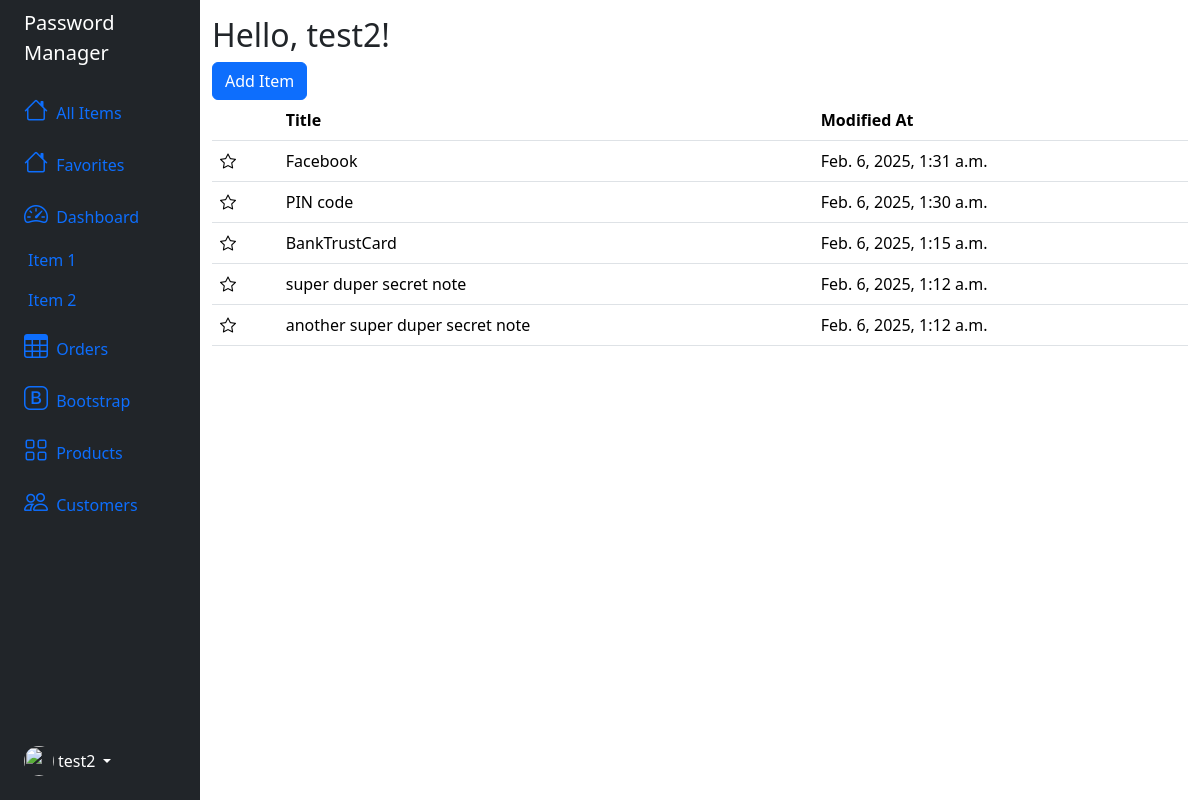
The app's page / (signed in), older data.
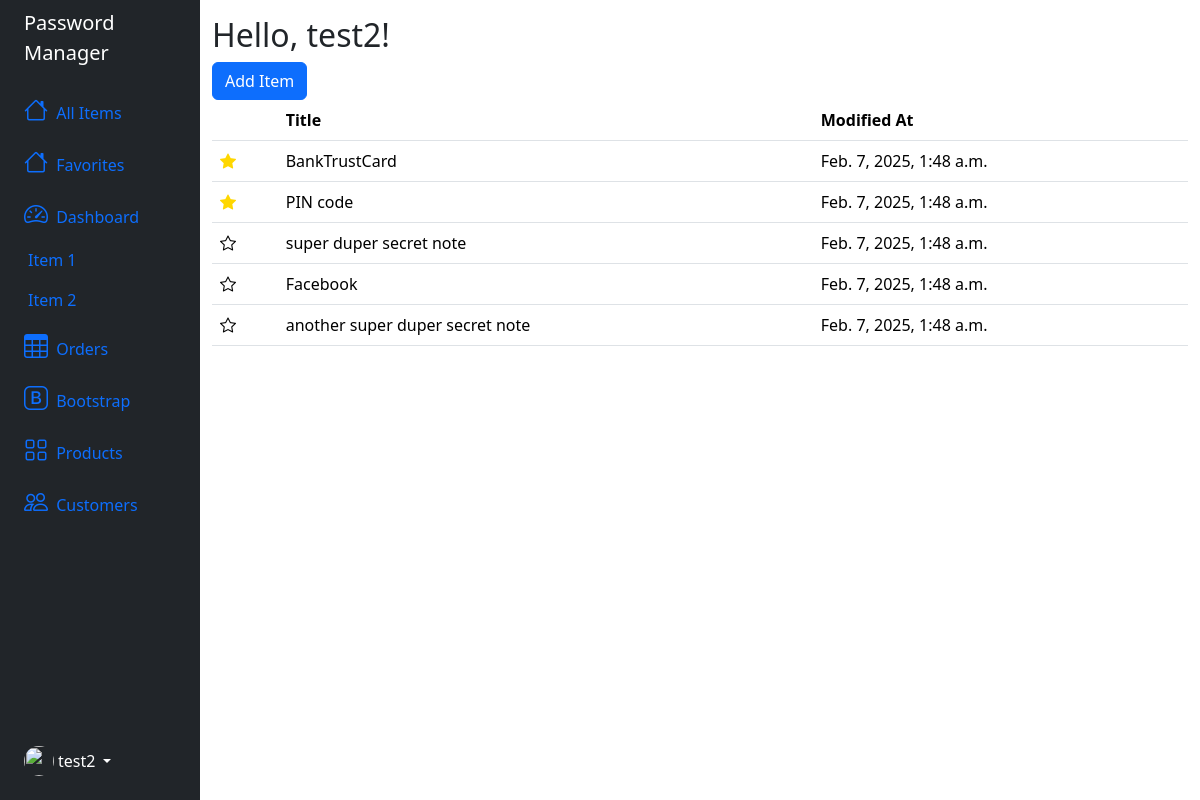
The same page, newer data.
### password_manager/models.py (models this page shows)
class User(AbstractUser):
    salt = models.BinaryField(null=True)

class CommonInfo(models.Model):
    user = models.ForeignKey(User, on_delete=models.CASCADE)
    name = models.CharField(max_length=100)
    modified_at = models.DateTimeField(auto_now=True)
    created_at = models.DateTimeField(auto_now_add=True)
    is_favorited = models.BooleanField(default=False)
    class Meta:
        abstract = True

class Login(CommonInfo):
    id = models.UUIDField(primary_key=True, default=uuid.uuid4, editable=False)
    username = models.CharField(max_length=100)
    password = models.TextField()
    website = models.URLField(null=True, blank=True)
    note = models.TextField(blank=True)
    password_nonce = models.CharField(max_length=24, default="")
    password_tag = models.CharField(max_length=24, default="")

class PIN(CommonInfo):
    id = models.UUIDField(primary_key=True, default=uuid.uuid4, editable=False)
    code = models.CharField(max_length=6)
    note = models.TextField(blank=True)
    code_nonce = models.CharField(max_length=24, default="")
    code_tag = models.CharField(max_length=24, default="")

class Card(CommonInfo):
    id = models.UUIDField(primary_key=True, default=uuid.uuid4, editable=False)
    cardholder = models.CharField(max_length=100)
    number = models.CharField(max_length=19)
    expiration_date = models.DateField()
    cvv = models.CharField(max_length=4)
    number_nonce = models.CharField(max_length=24, default="")
    number_tag = models.CharField(max_length=24, default="")
    cvv_nonce = models.CharField(max_length=24, default="")
    cvv_tag = models.CharField(max_length=24, default="")

class SecureNote(CommonInfo):
    id = models.UUIDField(primary_key=True, default=uuid.uuid4, editable=False)
    notes = models.TextField()
    notes_nonce = models.CharField(max_length=24, default="")
    notes_tag = models.CharField(max_length=24, default="")

### password_manager/views.py (the view)
# urls.py: path("", views.index, name="index"),
@login_required(login_url="/login")
def index(request):
    user_id = request.user.id
    login = Login.objects.filter(user_id=user_id)
    card = Card.objects.filter(user_id=user_id)
    pin = PIN.objects.filter(user_id=user_id)
    secure_note = SecureNote.objects.filter(user_id=user_id)
    credentials_list = list(chain(login, card, pin, secure_note))
    credentials = sorted(credentials_list, key=lambda credential:credential.modified_at, reverse=True)
    return render(request, "password_manager/index.html", {
        "form": LoginForm(),
        "credentials": credentials
    })

### password_manager/templates/password_manager/index.html (shortened to what this page needs)
{% extends "password_manager/layout.html" %}
{% load static %}
{% block body %}
    <h2>Hello, {{ user.username }}!</h2>
    <button type="button" class="btn btn-primary" data-bs-toggle="modal" data-bs-target="#exampleModal">
        Add Item
    </button>
    <table class="table table-hover">
        <thead>
          <tr>
            <th scope="col"></th>
            <th scope="col">Title</th>
            <th scope="col">Modified At</th>
          </tr>
        </thead>
        <tbody>
          {% for credential in credentials %}
            {% if credential.password %}
                <tr class=table-row data-bs-toggle="offcanvas" data-type="login" data-uuid="{{ credential.id }}" href="#offcanvasScrolling" aria-controls="offcanvasScrolling">
                    {% if credential.is_favorited %}
                        <td><button class="favorite-btn"><i class="bi bi-star-fill favorite"></i></button></td>
                    {% else %}
                        <td><button class="favorite-btn"><i class="bi bi-star"></i></button></td>
                    {% endif %}
                    <td>{{ credential.name }}</td>
                    <td>{{ credential.modified_at }}</td>
                </tr>
            {% elif credential.number %}
                <tr class=table-row data-bs-toggle="offcanvas" data-type="card" data-uuid="{{ credential.id }}" href="#offcanvasScrolling" aria-controls="offcanvasScrolling">
                    {% if credential.is_favorited %}
                        <td><button class="favorite-btn"><i class="bi bi-star-fill favorite"></i></button></td>
                    {% else %}
                        <td><button class="favorite-btn"><i class="bi bi-star"></i></button></td>
                    {% endif %}
                    <td>{{ credential.name }}</td>
                    <td>{{ credential.modified_at }}</td>
                </tr>
            {% elif credential.code %}
                <tr class=table-row data-bs-toggle="offcanvas" data-type="pin" data-uuid="{{ credential.id }}" href="#offcanvasScrolling" aria-controls="offcanvasScrolling">
                    {% if credential.is_favorited %}
                        <td><button class="favorite-btn"><i class="bi bi-star-fill favorite"></i></button></td>
                    {% else %}
                        <td><button class="favorite-btn"><i class="bi bi-star"></i></button></td>
                    {% endif %}
                    <td>{{ credential.name }}</td>
                    <td>{{ credential.modified_at }}</td>
                </tr>
            {% else %}
                <tr class=table-row data-bs-toggle="offcanvas" data-type="secure-note" data-uuid="{{ credential.id }}" href="#offcanvasScrolling" aria-controls="offcanvasScrolling">
                    {% if credential.is_favorited %}
                        <td><button class="favorite-btn"><i class="bi bi-star-fill favorite"></i></button></td>
                    {% else %}
                        <td><button class="favorite-btn"><i class="bi bi-star"></i></button></td>
                    {% endif %}
                    <td>{{ credential.name }}</td>
                    <td>{{ credential.modified_at }}</td>
                </tr>
            {% endif %}
          {% endfor %}
        </tbody>
      </table>
{% endblock %}

### password_manager/templates/password_manager/layout.html (shortened to what this page needs)
{% load static %}
<!DOCTYPE html>
<html lang="en">
<head>
    <link href="https://cdn.jsdelivr.net/npm/bootstrap@5.3.3/dist/css/bootstrap.min.css" rel="stylesheet">
    <link href="https://cdn.jsdelivr.net/npm/bootstrap-icons@1.11.3/font/bootstrap-icons.min.css" rel="stylesheet">
    <link href="{% static 'password_manager/styles.css' %}" rel="stylesheet">
</head>
<body>
    <div class="container-fluid">
        <div class="row flex-nowrap">
            <div class="col-auto col-md-3 col-xl-2 px-sm-2 px-0 bg-dark">
                <div class="d-flex flex-column align-items-center align-items-sm-start px-3 pt-2 text-white min-vh-100">
                    <a href="{% url 'index' %}"
                        class="d-flex align-items-center pb-3 mb-md-0 me-md-auto text-white text-decoration-none">
                        <span class="fs-5 d-none d-sm-inline">Password Manager</span>
                    </a>
                    <ul class="nav nav-pills flex-column mb-sm-auto mb-0 align-items-center align-items-sm-start"
                        id="menu">
                        {% if user.is_authenticated %}
                        <li class="nav-item">
                            <a href="{% url 'index' %}" class="nav-link align-middle px-0">
                                <i class="fs-4 bi-house"></i> <span class="ms-1 d-none d-sm-inline">All Items</span>
                            </a>
                        </li>
                        <li class="nav-item">
                            <a href="{% url 'favorites' %}" class="nav-link align-middle px-0">
                                <i class="fs-4 bi-house"></i> <span class="ms-1 d-none d-sm-inline">Favorites</span>
                            </a>
                        </li>
                        <li>
                            <a href="#submenu1" data-bs-toggle="collapse" class="nav-link px-0 align-middle">
                                <i class="fs-4 bi-speedometer2"></i> <span
                                    class="ms-1 d-none d-sm-inline">Dashboard</span> </a>
                            <ul class="collapse show nav flex-column ms-1" id="submenu1" data-bs-parent="#menu">
                                <li class="w-100">
                                    <a href="#" class="nav-link px-0"> <span class="d-none d-sm-inline">Item</span> 1
                                    </a>
                                </li>
                                <li>
                                    <a href="#" class="nav-link px-0"> <span class="d-none d-sm-inline">Item</span> 2
                                    </a>
                                </li>
                            </ul>
                        </li>
                        <li>
                            <a href="#" class="nav-link px-0 align-middle">
                                <i class="fs-4 bi-table"></i> <span class="ms-1 d-none d-sm-inline">Orders</span></a>
                        </li>
                        <li>
                            <a href="#submenu2" data-bs-toggle="collapse" class="nav-link px-0 align-middle ">
                                <i class="fs-4 bi-bootstrap"></i> <span
                                    class="ms-1 d-none d-sm-inline">Bootstrap</span></a>
                        </li>
                        <li>
                            <a href="#submenu3" data-bs-toggle="collapse" class="nav-link px-0 align-middle">
                                <i class="fs-4 bi-grid"></i> <span class="ms-1 d-none d-sm-inline">Products</span> </a>
                        </li>
                        <li>
                            <a href="#" class="nav-link px-0 align-middle">
                                <i class="fs-4 bi-people"></i> <span class="ms-1 d-none d-sm-inline">Customers</span>
                            </a>
                        </li>
                        {% endif %}
                    </ul>
                    {% if user.is_authenticated %}
                    <div class="dropdown pb-4">
                        <a href="#" class="d-flex align-items-center text-white text-decoration-none dropdown-toggle"
                            id="dropdownUser1" data-bs-toggle="dropdown" aria-expanded="false">
                            <img src="" alt="" width="30" height="30"
                                class="rounded-circle">
                            <span class="d-none d-sm-inline mx-1">{{ user.username }}</span>
                        </a>
                    </div>
                    {% endif %}
                </div>
            </div>
            <div class="col py-3">
                <div>
                    {% block body %}
                    {% endblock %}
                </div>
            </div>
        </div>
    </div>
</body>
</html>

### password_manager/static/password_manager/styles.css (style rules this page uses)
.table-row td:not(:first-child) { cursor: pointer; }
.favorite-btn { border: none; background: none; padding: 0px; margin: 0px; }
.favorite { color: #FFD700; }

Row changes from the older to the newer data that the page shows:
changed Card "BankTrustCard": is_favorited False → True (drawn); modified_at "Feb. 6, 2025, 1:15 a.m." → "Feb. 7, 2025, 1:48 a.m."; moves up the list
changed PIN "PIN code": is_favorited False → True (drawn); modified_at "Feb. 6, 2025, 1:30 a.m." → "Feb. 7, 2025, 1:48 a.m."; moves down the list
changed SecureNote "super duper secret note": modified_at "Feb. 6, 2025, 1:12 a.m." → "Feb. 7, 2025, 1:48 a.m."; moves up the list
changed Login "Facebook": modified_at "Feb. 6, 2025, 1:31 a.m." → "Feb. 7, 2025, 1:48 a.m."
changed SecureNote "another super duper secret note": modified_at "Feb. 6, 2025, 1:12 a.m." → "Feb. 7, 2025, 1:48 a.m."
